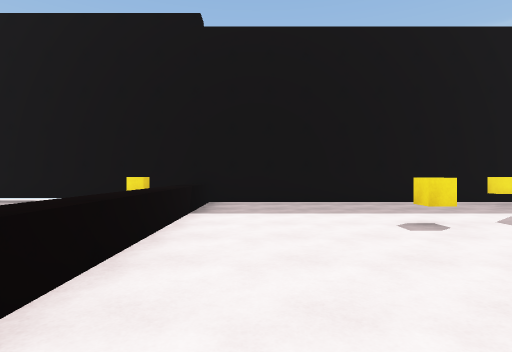
View 1 (above)

19 first-person views from a walk through a Unity game level. The camera is 1.4 m above the floor, looks level and sees 80° across. The floor is counted in squares, 2 m on a side. Each view is taken from the middle of a square. On the plan, view 1 faces up. The plan holds only what a view shows up to about 10 squares ahead; the rest is blank. The place goes on beyond the plan. The player is left out.

View 2
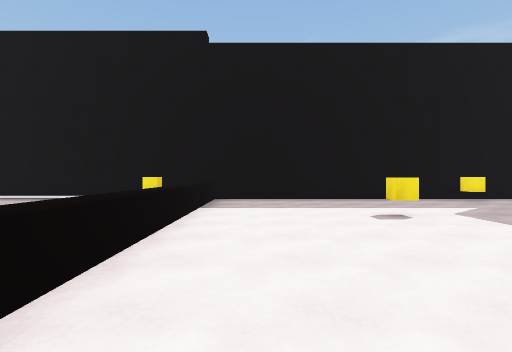

View 3
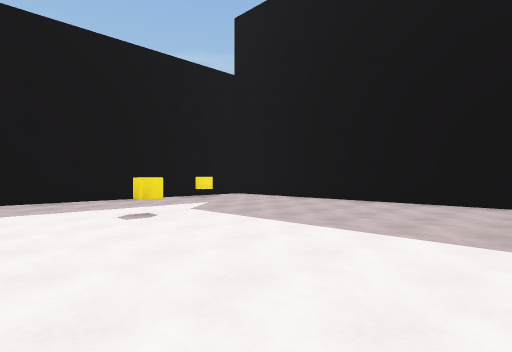

View 4
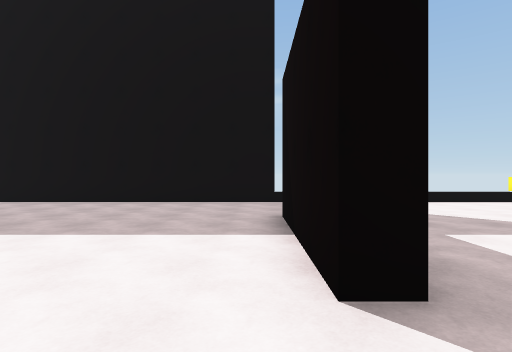

View 5
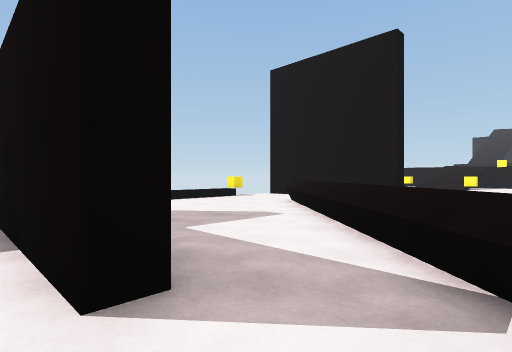

View 6
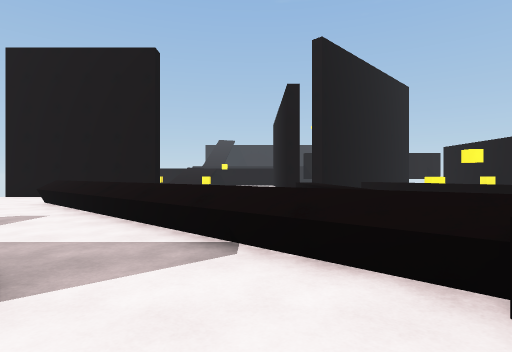

View 7
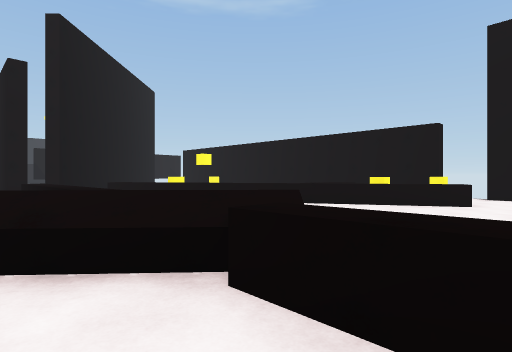

View 8
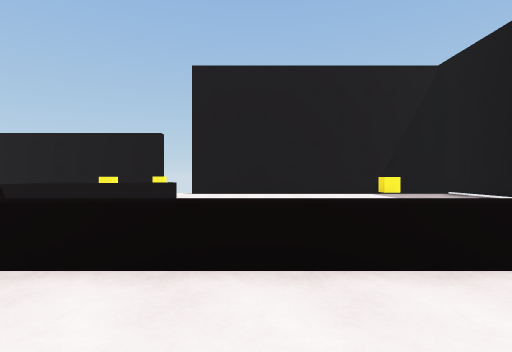

View 9
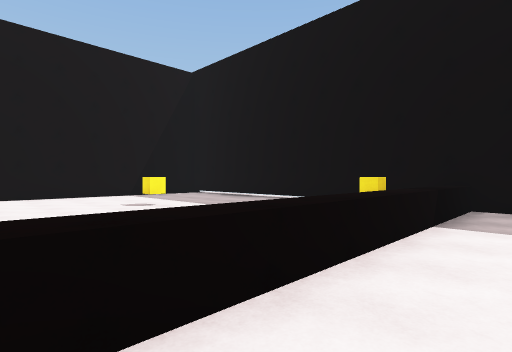

View 10
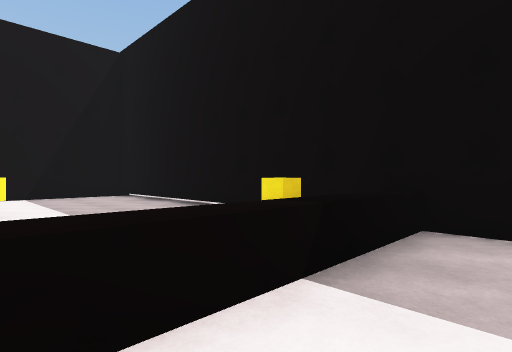

View 11
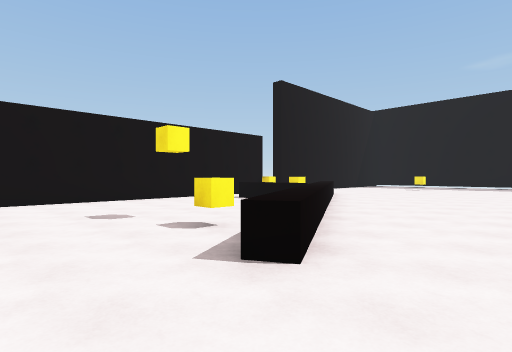

View 12
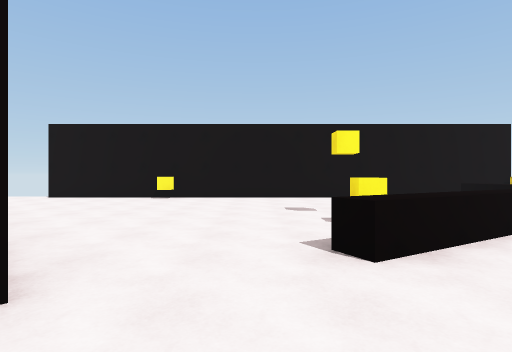

View 13
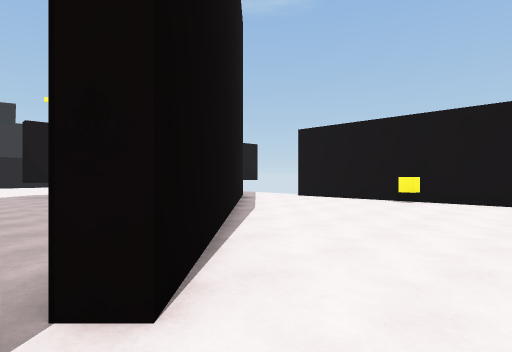

View 14
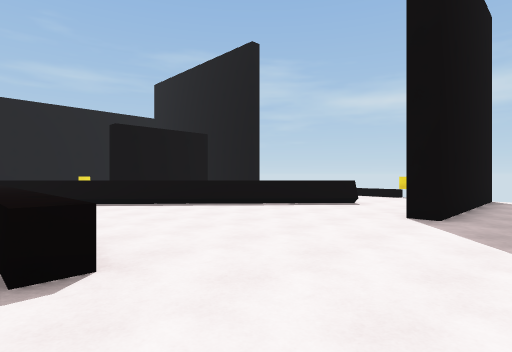

View 15
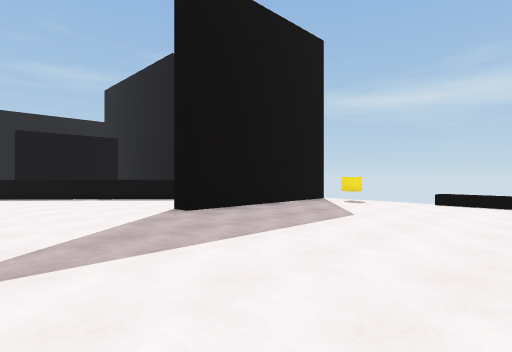

View 16
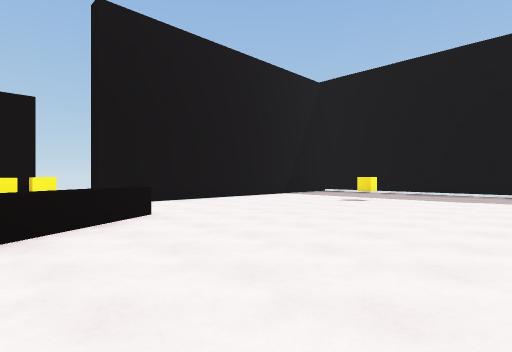

View 17
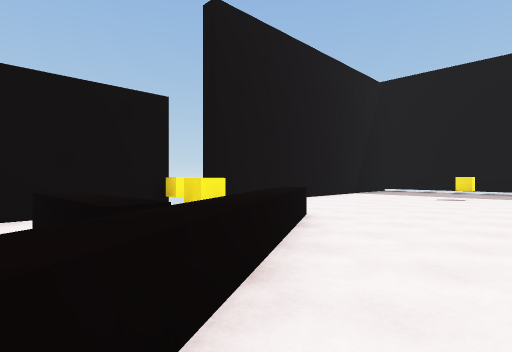

View 18
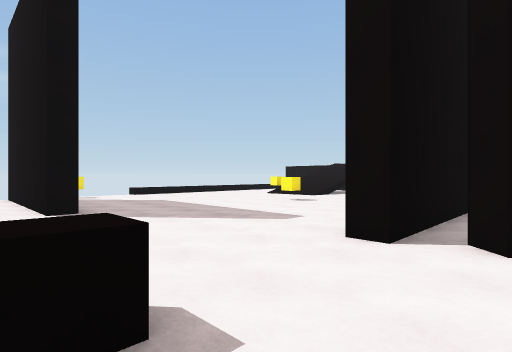

View 19
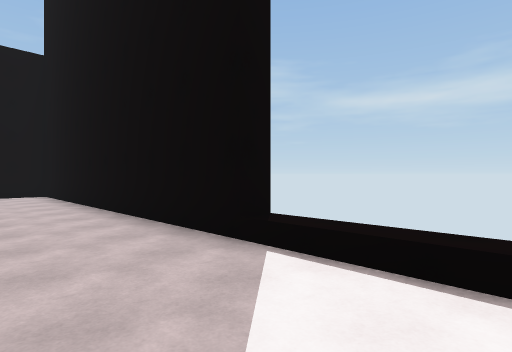

### Floor plan
Key: @ floor where view 1 was taken; # wall or solid block; x gap in a wall; . floor; = window, fence, low wall or low ledge; ^ raised ledge; C cube.
Columns run from 11 left of view 1 to 9 right of it. Each row starts with its distance up from view 1.
  9  ####################
  8  .........^.........#
  7 #.......C.^......C..#
  6 #....... .^.........#
  5 #....... .^.........#
  4 #...C... .^...C.....#
  3 #....... .^.........#
  2 #....... .^.........#
  1 #.........^.........#
  0 #.........^@........#
 -1 #.........^.........#
 -2 ...^.....^^..####...
 -3 #  C..... ^^........
 -4 #  C^....  x^.......
 -5 #.^^^.....^.=^......
 -6 #..  ^....^..=^.....
 -7 #....^^...^...=^....
 -8 #.....^...^....=^...
 -9 #.....C^..^.........
-10 #......^............
-11 #..............#####
-12 #..................C
-13 #.......#.#.........
-14 #C.....##.#.........
-15 #.....##..#.........
-16 #....## ..#...C..

Where each view was taken, in squares from view 1:
view 1: 0 up, 0 right, facing up
view 2: 1 down, 0 right, facing up
view 3: 1 down, 0 right, facing up-right
view 4: 1 down, 0 right, facing right
view 5: 1 down, 0 right, facing down-right
view 6: 0 up, 0 right, facing down
view 7: 0 up, 0 right, facing down-left
view 8: 1 up, 1 right, facing left
view 9: 1 up, 0 right, facing up-left
view 10: 4 up, 0 right, facing up-left
view 11: 12 down, 2 left, facing up-left
view 12: 11 down, 1 left, facing left
view 13: 11 down, 2 left, facing down-left
view 14: 12 down, 2 left, facing up-right
view 15: 16 down, 0 right, facing up-right
view 16: 4 down, 3 left, facing up-left
view 17: 6 down, 5 left, facing up-left
view 18: 9 down, 3 left, facing down-right
view 19: 4 down, 6 right, facing up-right
